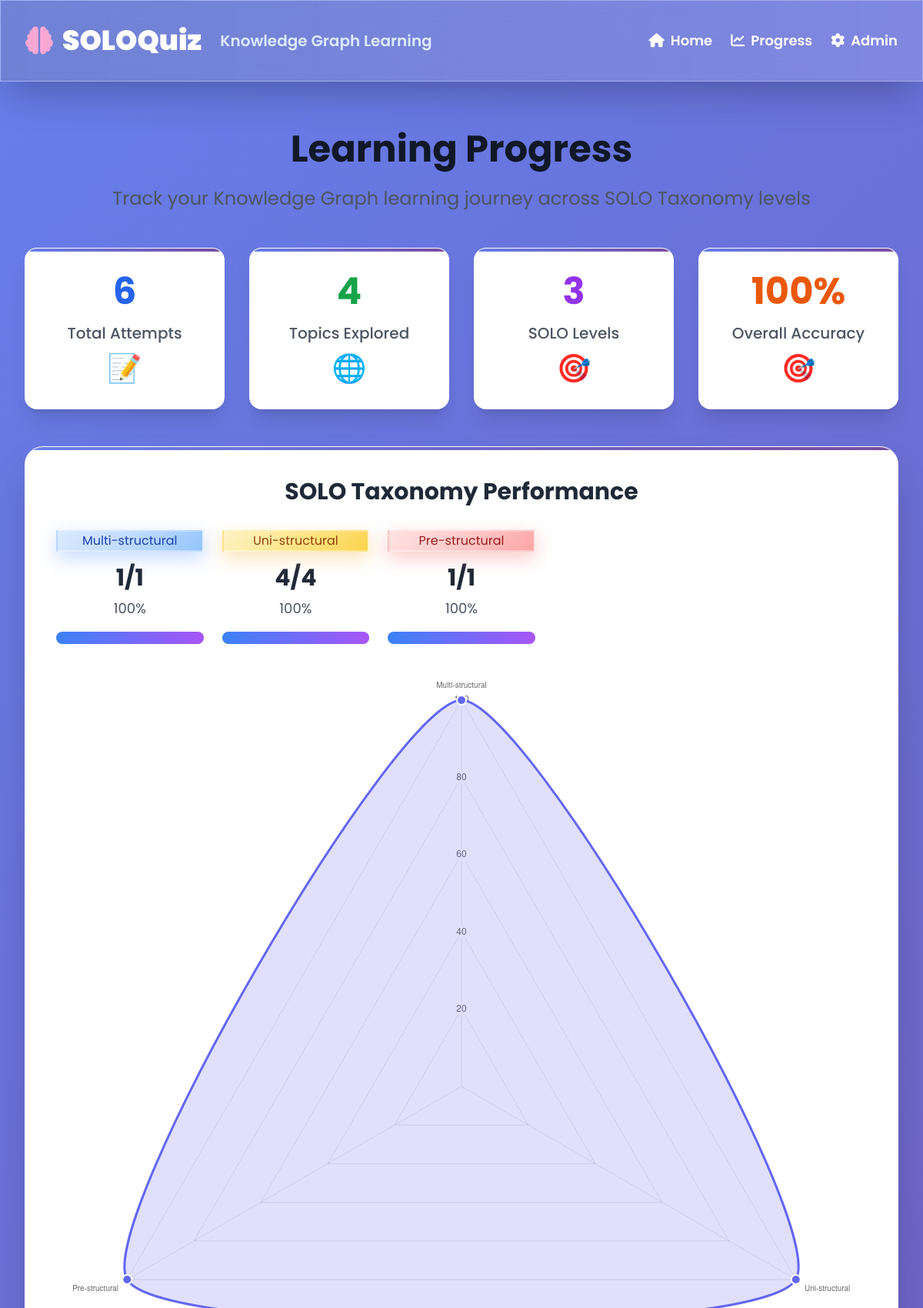
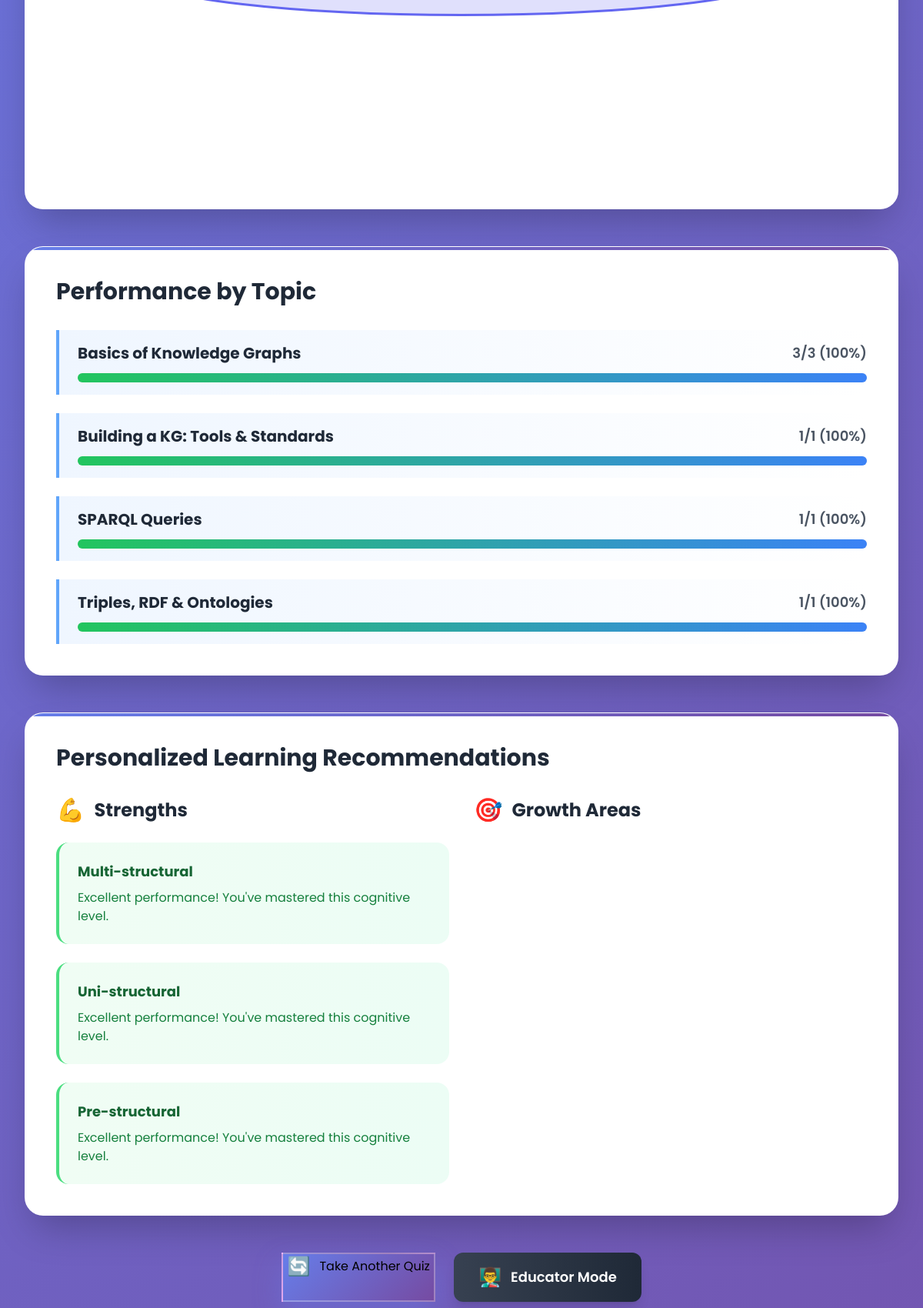
The app's page /progress (upper part) with its own data (2 pictures, top to bottom).
### tables this page shows
CREATE TABLE attempts (
            id INTEGER PRIMARY KEY AUTOINCREMENT,
            username TEXT NOT NULL,
            question_id INTEGER NOT NULL,
            selected_option TEXT,
            is_correct BOOLEAN NOT NULL,
            timestamp DATETIME DEFAULT CURRENT_TIMESTAMP,
            FOREIGN KEY(question_id) REFERENCES questions(id)
        );

CREATE TABLE questions (
            id INTEGER PRIMARY KEY AUTOINCREMENT,
            topic TEXT NOT NULL,
            level TEXT NOT NULL,
            level_order INTEGER NOT NULL,
            question TEXT NOT NULL,
            options TEXT NOT NULL,
            correct_option TEXT NOT NULL,
            explanation TEXT NOT NULL,
            created_at DATETIME DEFAULT CURRENT_TIMESTAMP
        );

### app.py (the view)
@app.route('/progress')
def progress():
    conn = get_db_connection()
    attempts = conn.execute('''
        SELECT a.*, q.level, q.topic
        FROM attempts a
        JOIN questions q ON a.question_id = q.id
        ORDER BY a.timestamp DESC
    ''').fetchall()
    conn.close()
    progress_data = calculate_progress_metrics(attempts)
    return render_template('progress.html', progress_data=progress_data)

### app.py (called while the page is built)
def get_db_connection():
    conn = sqlite3.connect('soloquiz.db')
    conn.row_factory = sqlite3.Row
    return conn

### templates/progress.html (shortened to what this page needs)
{% extends "base.html" %}
{% block content %}
<div class="max-w-6xl mx-auto">
    <div class="text-center mb-12">
        <h1 class="text-5xl font-bold text-gray-900 mb-6">Learning Progress</h1>
        <p class="text-2xl text-gray-600">Track your Knowledge Graph learning journey across SOLO Taxonomy levels</p>
    </div>
    {% if progress_data %}
    <div class="grid md:grid-cols-4 gap-8 mb-12">
        <div class="quiz-card bg-white rounded-2xl shadow-xl p-8 text-center hover:scale-105 transition-transform duration-300">
            <div class="text-5xl font-bold text-blue-600 mb-4">{{ progress_data.total_attempts }}</div>
            <div class="text-gray-600 text-xl font-medium">Total Attempts</div>
            <div class="text-4xl mt-3">📝</div>
        </div>
        <div class="quiz-card bg-white rounded-2xl shadow-xl p-8 text-center hover:scale-105 transition-transform duration-300">
            <div class="text-5xl font-bold text-green-600 mb-4">{{ progress_data.topic_performance|length }}</div>
            <div class="text-gray-600 text-xl font-medium">Topics Explored</div>
            <div class="text-4xl mt-3">🌐</div>
        </div>
        <div class="quiz-card bg-white rounded-2xl shadow-xl p-8 text-center hover:scale-105 transition-transform duration-300">
            <div class="text-5xl font-bold text-purple-600 mb-4">{{ progress_data.level_performance|length }}</div>
            <div class="text-gray-600 text-xl font-medium">SOLO Levels</div>
            <div class="text-4xl mt-3">🎯</div>
        </div>
        <div class="quiz-card bg-white rounded-2xl shadow-xl p-8 text-center hover:scale-105 transition-transform duration-300">
            <div class="text-5xl font-bold text-orange-600 mb-4">
                {% set total_correct = progress_data.topic_performance.values() | sum(attribute='correct') %}
                {% set total_questions = progress_data.topic_performance.values() | sum(attribute='total') %}
                {{ "%.0f"|format((total_correct / total_questions * 100) if total_questions > 0 else 0) }}%
            </div>
            <div class="text-gray-600 text-xl font-medium">Overall Accuracy</div>
            <div class="text-4xl mt-3">🎯</div>
        </div>
    </div>
    <div class="quiz-card bg-white rounded-3xl shadow-2xl p-10 mb-12">
        <h2 class="text-3xl font-bold mb-8 text-center text-gray-800">SOLO Taxonomy Performance</h2>
        <div class="grid md:grid-cols-5 gap-6 mb-8">
            {% for level, performance in progress_data.level_performance.items() %}
            <div class="text-center group">
                <div class="solo-badge {{ 'solo-' + level.lower().replace('-', '').replace(' ', '') }} mb-4 group-hover:scale-110 transition-transform duration-300">
                    {{ level }}
                </div>
                <div class="text-3xl font-bold text-gray-800 mb-2">{{ performance.correct }}/{{ performance.total }}</div>
                <div class="text-lg text-gray-600 mb-4">{{ "%.0f"|format(performance.percentage) }}%</div>
                <div class="w-full bg-gray-200 rounded-full h-4">
                    <div class="bg-gradient-to-r from-blue-500 to-purple-500 h-4 rounded-full transition-all duration-1000"
                         style="width: {{ performance.percentage }}%"></div>
                </div>
            </div>
            {% endfor %}
        </div>
        <div class="mt-10">
            <canvas id="soloChart" width="400" height="200"></canvas>
        </div>
    </div>
    <div class="quiz-card bg-white rounded-3xl shadow-2xl p-10 mb-12">
        <h2 class="text-3xl font-bold mb-8 text-gray-800">Performance by Topic</h2>
        <div class="space-y-6">
            {% for topic, performance in progress_data.topic_performance.items() %}
            <div class="border-l-4 border-blue-400 pl-6 py-4 bg-gradient-to-r from-blue-50 to-transparent rounded-r-2xl hover:shadow-lg transition-all duration-300">
                <div class="flex justify-between items-center mb-3">
                    <h3 class="font-bold text-gray-800 text-xl">{{ topic }}</h3>
                    <span class="text-lg text-gray-600 font-semibold">{{ performance.correct }}/{{ performance.total }} ({{ "%.0f"|format(performance.percentage) }}%)</span>
                </div>
                <div class="w-full bg-gray-200 rounded-full h-3">
                    <div class="bg-gradient-to-r from-green-500 to-blue-500 h-3 rounded-full transition-all duration-1000"
                         style="width: {{ performance.percentage }}%"></div>
                </div>
            </div>
            {% endfor %}
        </div>
    </div>
    <div class="quiz-card bg-white rounded-3xl shadow-2xl p-10 mb-12">
        <h2 class="text-3xl font-bold mb-8 text-gray-800">Personalized Learning Recommendations</h2>
        <div class="grid md:grid-cols-2 gap-8">
            <div class="space-y-6">
                <h3 class="text-2xl font-bold text-gray-800 flex items-center">
                    <span class="text-3xl mr-3">💪</span>
                    Strengths
                </h3>
                {% for level, performance in progress_data.level_performance.items() %}
                    {% if performance.percentage >= 75 %}
                    <div class="bg-gradient-to-r from-green-50 to-emerald-50 border-l-4 border-green-400 p-6 rounded-2xl">
                        <h4 class="font-bold text-green-800 text-lg mb-2">{{ level }}</h4>
                        <p class="text-green-700">Excellent performance! You've mastered this cognitive level.</p>
                    </div>
                    {% endif %}
                {% endfor %}
            </div>
            <div class="space-y-6">
                <h3 class="text-2xl font-bold text-gray-800 flex items-center">
                    <span class="text-3xl mr-3">🎯</span>
                    Growth Areas
                </h3>
            </div>
        </div>
    </div>
    <script>
        // Create SOLO Level Performance Chart
        const ctx = document.getElementById('soloChart').getContext('2d');
        const soloChart = new Chart(ctx, {
            type: 'radar',
            data: {
                labels: [
                    {% for level in progress_data.level_performance.keys() %}
                    '{{ level }}'{{ ',' if not loop.last }}
                    {% endfor %}
                ],
                datasets: [{
                    label: 'Performance %',
                    data: [
                        {% for performance in progress_data.level_performance.values() %}
                        {{ performance.percentage }}{{ ',' if not loop.last }}
                        {% endfor %}
                    ],
                    backgroundColor: 'rgba(99, 102, 241, 0.2)',
                    borderColor: 'rgba(99, 102, 241, 1)',
                    borderWidth: 3,
                    pointBackgroundColor: 'rgba(99, 102, 241, 1)',
                    pointBorderColor: '#fff',
                    pointBorderWidth: 2,
                    pointRadius: 6,
                    pointHoverBackgroundColor: '#fff',
                    pointHoverBorderColor: 'rgba(99, 102, 241, 1)',
                    pointHoverRadius: 8
                }]
            },
            options: {
                responsive: true,
                scales: {
                    r: {
                        beginAtZero: true,
                        max: 100,
                        ticks: {
                            stepSize: 20,
                            font: {
                                size: 12
                            }
                        },
                        grid: {
                            color: 'rgba(0, 0, 0, 0.1)'
                        },
                        angleLines: {
                            color: 'rgba(0, 0, 0, 0.1)'
                        }
                    }
                },
                plugins: {
                    legend: {
                        display: false
                    }
                },
                elements: {
                    line: {
                        tension: 0.2
                    }
                }
            }
        });
    </script>
    {% endif %}
    <div class="flex flex-col sm:flex-row gap-6 justify-center mt-12">
        <a href="{{ url_for('home') }}" class="btn-primary text-center min-w-[200px]">
            <span class="flex items-center justify-center">
                <span class="text-2xl mr-3">🔄</span>
                Take Another Quiz
            </span>
        </a>
        <a href="{{ url_for('admin') }}" class="bg-gradient-to-r from-gray-700 to-gray-800 text-white px-8 py-4 rounded-xl text-lg font-semibold hover:from-gray-800 hover:to-gray-900 transform hover:scale-105 transition-all duration-300 shadow-lg hover:shadow-xl text-center min-w-[200px]">
            <span class="flex items-center justify-center">
                <span class="text-2xl mr-3">👨‍🏫</span>
                Educator Mode
            </span>
        </a>
    </div>
</div>
{% endblock %}

### templates/base.html (shortened to what this page needs)
<!DOCTYPE html>
<html lang="en">
<head>
    <script src="https://cdn.tailwindcss.com"></script>
    <link rel="stylesheet" href="https://cdnjs.cloudflare.com/ajax/libs/font-awesome/6.4.0/css/all.min.css">
</head>
<body class="main-gradient min-h-screen">
    <nav class="glass-effect shadow-2xl relative overflow-hidden">
        <div class="absolute inset-0 bg-gradient-to-r from-black/10 to-transparent"></div>
        <div class="max-w-7xl mx-auto px-4 sm:px-6 lg:px-8 relative z-10">
            <div class="flex justify-between items-center py-8">
                <div class="flex items-center space-x-6">
                    <div class="floating-element">
                        <h1 class="text-4xl font-black text-white flex items-center">
                            <i class="fas fa-brain mr-3 text-pink-300"></i>
                            SOLOQuiz
                        </h1>
                    </div>
                    <span class="text-blue-100 text-xl font-semibold">Knowledge Graph Learning</span>
                </div>
                <div class="flex space-x-6">
                    <a href="{{ url_for('home') }}" class="nav-link text-white hover:text-pink-200 transition-all duration-300 font-semibold text-lg hover:scale-110">
                        <i class="fas fa-home mr-2"></i>Home
                    </a>
                    <a href="{{ url_for('progress') }}" class="nav-link text-white hover:text-pink-200 transition-all duration-300 font-semibold text-lg hover:scale-110">
                        <i class="fas fa-chart-line mr-2"></i>Progress
                    </a>
                    <a href="{{ url_for('admin') }}" class="nav-link text-white hover:text-pink-200 transition-all duration-300 font-semibold text-lg hover:scale-110">
                        <i class="fas fa-cog mr-2"></i>Admin
                    </a>
                </div>
            </div>
        </div>
    </nav>
    <main class="max-w-7xl mx-auto px-4 sm:px-6 lg:px-8 py-16">
        {% block content %}{% endblock %}
    </main>
</body>
</html>

### templates/base.html (style rules this page uses)
body { font-family: 'Poppins', 'Inter', sans-serif; background: linear-gradient(135deg, #667eea 0%, #764ba2 50%, #f093fb 100%); background-attachment: fixed; min-height: 100vh; }
.main-gradient { background: linear-gradient(135deg, #667eea 0%, #764ba2 30%, #f093fb 70%, #f5576c 100%); background-size: 400% 400%; animation: gradientShift 15s ease infinite; }
.glass-effect { background: rgba(255, 255, 255, 0.15); backdrop-filter: blur(20px); border: 1px solid rgba(255, 255, 255, 0.3); box-shadow: 0 25px 45px rgba(0, 0, 0, 0.1); }
.solo-badge { @apply inline-flex items-center px-6 py-3 rounded-full text-sm font-bold transition-all duration-300 shadow-lg; backdrop-filter: blur(10px); border: 2px solid rgba(255, 255, 255, 0.3); }
.solo-prestructural { background: linear-gradient(135deg, #fee2e2, #fecaca, #fca5a5); color: #991b1b; box-shadow: 0 8px 25px rgba(239, 68, 68, 0.3); }
.solo-unistructural { background: linear-gradient(135deg, #fef3c7, #fde68a, #fcd34d); color: #92400e; box-shadow: 0 8px 25px rgba(245, 158, 11, 0.3); }
.solo-multistructural { background: linear-gradient(135deg, #dbeafe, #bfdbfe, #93c5fd); color: #1e40af; box-shadow: 0 8px 25px rgba(59, 130, 246, 0.3); }
.quiz-card { background: rgba(255, 255, 255, 0.95); backdrop-filter: blur(20px); border: 1px solid rgba(255, 255, 255, 0.3); border-radius: 32px; transition: all 0.5s cubic-bezier(0.4, 0, 0.2, 1); box-shadow: 0 20px 40px rgba(0, 0, 0, 0.1); position: relative; overflow: hidden; }
.quiz-card::before { content: ''; position: absolute; top: 0; left: 0; right: 0; height: 4px; background: linear-gradient(90deg, #667eea, #764ba2, #f093fb, #f5576c); background-size: 300% 100%; animation: shimmer 3s ease-in-out infinite; }
.floating-element { animation: float 8s ease-in-out infinite; }
.btn-primary { background: linear-gradient(135deg, #667eea, #764ba2, #f093fb); background-size: 200% 200%; animation: gradientMove 3s ease infinite; @apply text-white px-10 py-5 rounded-2xl text-lg font-bold; @apply transform hover:scale-110 transition-all duration-400; box-shadow: 0 15px 35px rgba(102, 126, 234, 0.4); border: 2px solid rgba(255, 255, 255, 0.3); backdrop-filter: blur(10px); position: relative; overflow: hidden; }
.btn-primary::before { content: ''; position: absolute; top: 0; left: -100%; width: 100%; height: 100%; background: linear-gradient(90deg, transparent, rgba(255, 255, 255, 0.3), transparent); transition: left 0.5s; }
.nav-link { position: relative; transition: all 0.3s ease; }
.nav-link::after { content: ''; position: absolute; bottom: -5px; left: 50%; width: 0; height: 3px; background: linear-gradient(90deg, #f093fb, #f5576c); transition: all 0.3s ease; transform: translateX(-50%); border-radius: 2px; }

### records on screen
attempts: level "Multi-structural", correct "1", total "1", percentage "100", {{ performance.percentage }} 100.0 (drawn), topic "Basics of Knowledge Graphs", correct "3", total "3"
attempts: level "Uni-structural", correct "4", total "4", percentage "100", {{ performance.percentage }} 100.0 (drawn), topic "Building a KG: Tools & Standards", correct "1", total "1"
attempts: level "Pre-structural", correct "1", total "1", percentage "100", {{ performance.percentage }} 100.0 (drawn)
attempts: topic "SPARQL Queries", correct "1", total "1", percentage "100", {{ performance.percentage }} 100.0 (drawn)
attempts: topic "Triples, RDF & Ontologies", correct "1", total "1", percentage "100", {{ performance.percentage }} 100.0 (drawn)

### other values on screen
{{ progress_data.total_attempts }} "6"
{{ progress_data.topic_performance|length }} "4"
{{ progress_data.level_performance|length }} "3"
chart data {{ level }} Multi-structural, Uni-structural, Pre-structural
